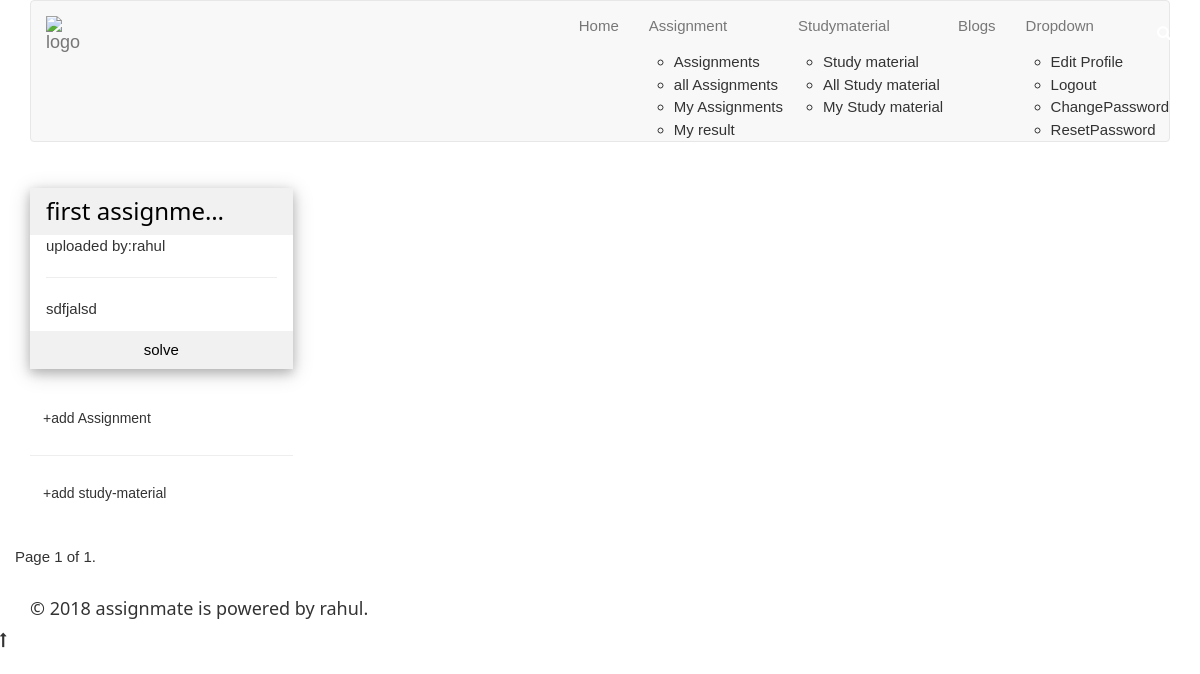
The page /all-assignment (signed in) on the database as committed earlier.
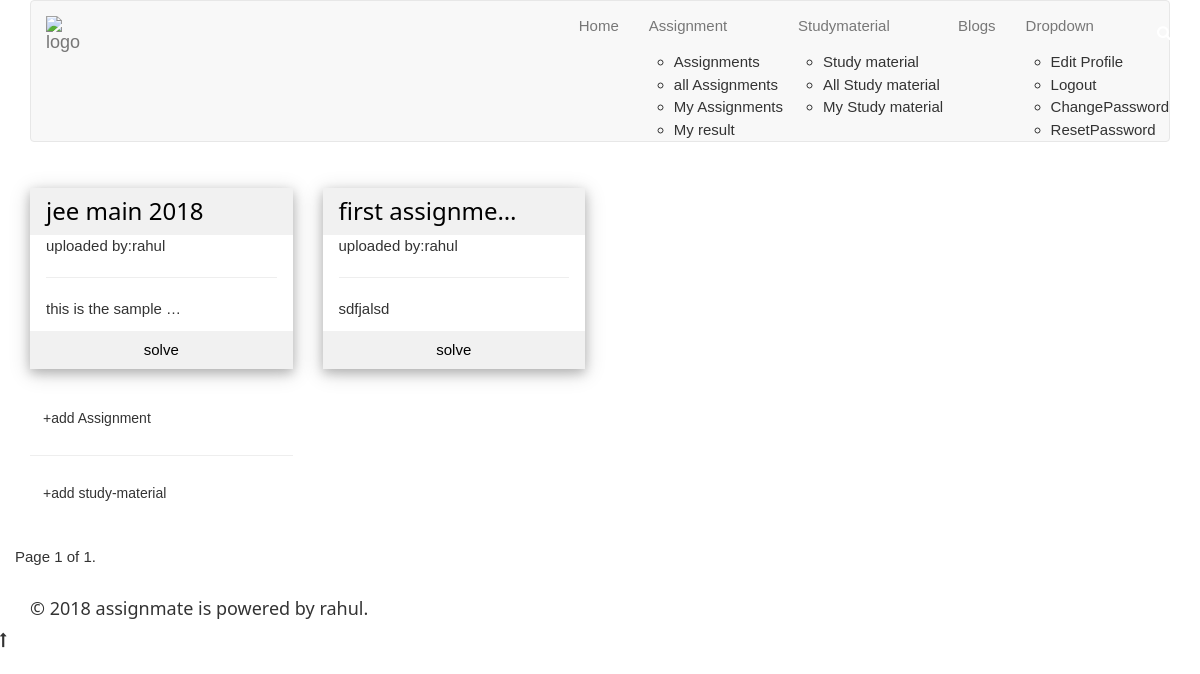
The same page on the database as committed later.
### assignment/models.py (models this page shows, shortened)
class Assignment(models.Model):
    user = models.ForeignKey(User, on_delete=models.CASCADE)
    title=models.CharField(max_length=30,default='assignment')
    discription=models.CharField(max_length=500)
    category=models.CharField(max_length=30,blank=True)
    created = models.DateTimeField(auto_now=True)
    objects = AssignmentManager()
    class Meta:
        ordering = ["-created"]

### assignment/views.py (the view)
# urls.py: path('all-assignment',view_list_assignment,name='assignment_page'),
def view_list_assignment(request):
    assignment=Assignment.objects.all()
    paginator=Paginator(assignment,10)
    page=request.GET.get('page')
    assignment=paginator.get_page(page)
    user=request.user
    return render(request,'assignment/assignment_page.html',{'assignment':assignment,'user':user})

### assignment/models.py (called while the page is built)
    def get_queryset(self):
        return AssignmentQuerySet(self.model,using=self._db)

### assignment/templates/assignment/assignment_page.html (shortened to what this page needs)
{% extends 'accounts/base.html'%}
{% block body %}
<div class="container">
    <div class="row">
        {% for assignment in assignment %}
        <div class="col-lg-3 col-md-3 col-sm-6 col-xs-12 w3-section">
            <div class="w3-card-4 ">
            <header class="w3-container w3-light-grey">
              <a href="{% url 'assignment:assignment' assignment.id %}"><h3>{{ assignment.title|truncatechars_html:15 }}</h3></a>
            </header>
            <div class="w3-container">
              <p>uploaded by:{{assignment.user}}</p>
              <hr>
              <a href="javascript:void(0);" data-toggle="tooltip" data-placement="top" title="{{assignment.discription}}"><p>{{assignment.discription|truncatechars_html:20}}</p></a>
            </div>
            <a href="{% url 'assignment:assignment' assignment.id %}"><button class="w3-button w3-block w3-light-grey"> solve</button></a>
            </div>
        </div>
        {% endfor %}
    </div>
    <div class="row">
        <div class="col-lg-3 col-md-3 col-sm-6 col-xs-12 w3-section">
            <a href="{% url 'assignment:assignment_add' %}" class="btn">+add Assignment</a>
            <hr/>
            <a href="{% url 'assignment:uploadfile'%}"class="btn">+add study-material</a>
        </div>
    </div>
    <div class="row">
            <div class="pagination">
                <span class="step-links">
                    <span class="current">
                        Page {{ assignment.number }} of {{ assignment.paginator.num_pages }}.
                    </span>
                </span>
            </div>
        </div>
</div>
{% endblock %}

Rows that differ between the two databases and show on the page:
added Assignment: title "jee main 2018", user "rahul", discription "this is the sample …"
